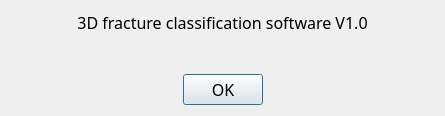
<?xml version="1.0" encoding="UTF-8"?>
<ui version="4.0">
 <class>qAboutDlg</class>
 <widget class="QDialog" name="qAboutDlg">
  <property name="geometry">
   <rect>
    <x>0</x>
    <y>0</y>
    <width>445</width>
    <height>116</height>
   </rect>
  </property>
  <property name="font">
   <font>
    <family>微软雅黑</family>
    <pointsize>12</pointsize>
    <weight>50</weight>
    <bold>false</bold>
   </font>
  </property>
  <property name="windowTitle">
   <string>Software Info</string>
  </property>
  <layout class="QVBoxLayout" name="verticalLayout">
   <item>
    <widget class="QLabel" name="label">
     <property name="text">
      <string>3D fracture classification software V1.0</string>
     </property>
     <property name="alignment">
      <set>Qt::AlignCenter</set>
     </property>
    </widget>
   </item>
   <item>
    <spacer name="verticalSpacer">
     <property name="orientation">
      <enum>Qt::Vertical</enum>
     </property>
     <property name="sizeHint" stdset="0">
      <size>
       <width>20</width>
       <height>31</height>
      </size>
     </property>
    </spacer>
   </item>
   <item>
    <layout class="QHBoxLayout" name="horizontalLayout">
     <item>
      <spacer name="horizontalSpacer">
       <property name="orientation">
        <enum>Qt::Horizontal</enum>
       </property>
       <property name="sizeHint" stdset="0">
        <size>
         <width>40</width>
         <height>20</height>
        </size>
       </property>
      </spacer>
     </item>
     <item>
      <widget class="QPushButton" name="pushButton">
       <property name="maximumSize">
        <size>
         <width>100</width>
         <height>16777215</height>
        </size>
       </property>
       <property name="font">
        <font>
         <family>微软雅黑</family>
         <pointsize>12</pointsize>
         <weight>50</weight>
         <bold>false</bold>
        </font>
       </property>
       <property name="text">
        <string>OK</string>
       </property>
      </widget>
     </item>
     <item>
      <spacer name="horizontalSpacer_2">
       <property name="orientation">
        <enum>Qt::Horizontal</enum>
       </property>
       <property name="sizeHint" stdset="0">
        <size>
         <width>40</width>
         <height>20</height>
        </size>
       </property>
      </spacer>
     </item>
    </layout>
   </item>
  </layout>
 </widget>
 <layoutdefault spacing="6" margin="11"/>
 <resources/>
 <connections/>
</ui>
